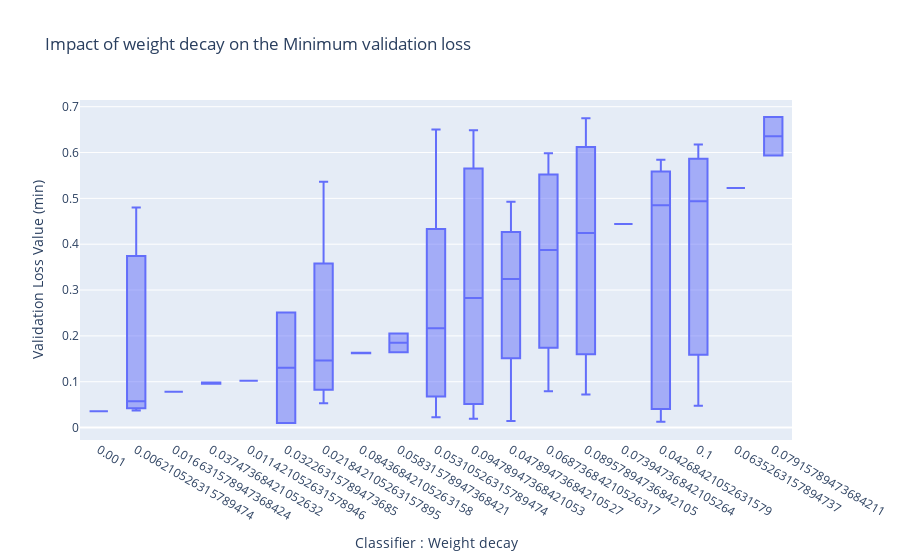

The code cell stored with this chart in its notebook:
### Code cell
fig = go.Figure(layout = {
   "xaxis":{
       "domain" : [0,1],
       "type" : "category",
        "categoryorder" : "median ascending",
       "title" : "Classifier : Weight decay"
    },
   "yaxis":{"title" : "Validation Loss Value (min)"},
   "title" : {"text" : "Impact of weight decay on the Minimum validation loss"},
})
fig.add_trace( go.Box(
                x = results["model_train_classifier_weight_decay"], 
                y = results["min_valid_loss"],
                xaxis='x',
                name = "Validation"
))

fig

### Figure 1 — Plotly figure (JSON) as saved in the notebook; plotly's stock layout.template omitted (floating-point values rounded to 4 significant figures)
{"data": [{"name": "Validation", "type": "box", "x": [0.006211, 0.05311, 0.04789, 0.08437, 0.06874, 0.07395, 0.08958, 0.06874, 0.04789, 0.04789, 0.07916, 0.001, 0.07916, 0.03226, 0.04268, 0.01663, 0.006211, 0.09479, 0.03747, 0.04268, 0.08437, 0.09479, 0.06353, 0.08958, 0.02184, 0.05832, 0.09479, 0.08958, 0.04268, 0.05311, 0.03226, 0.04268, 0.02184, 0.03747, 0.04789, 0.006211, 0.1, 0.05832, 0.09479, 0.04268, 0.05311, 0.05311, 0.05311, 0.1, 0.02184, 0.06874, 0.1, 0.01142, 0.06874, 0.02184], "xaxis": "x", "y": [0.05727, 0.2167, 0.2883, 0.1623, 0.5061, 0.4438, 0.4243, 0.07897, 0.01412, 0.4928, 0.5936, 0.03556, 0.6775, 0.2512, 0.01282, 0.07837, 0.03698, 0.4818, 0.09819, 0.584, 0.1632, 0.01906, 0.5226, 0.07188, 0.536, 0.2054, 0.6486, 0.6747, 0.55, 0.3611, 0.009936, 0.04974, 0.1799, 0.0953, 0.3604, 0.4802, 0.4939, 0.1644, 0.08339, 0.4852, 0.0227, 0.08245, 0.6501, 0.04738, 0.1123, 0.2688, 0.6173, 0.1023, 0.5985, 0.05307]}], "layout": {"title": {"text": "Impact of weight decay on the Minimum validation loss"}, "xaxis": {"categoryorder": "median ascending", "domain": [0, 1], "title": {"text": "Classifier : Weight decay"}, "type": "category"}, "yaxis": {"title": {"text": "Validation Loss Value (min)"}}}}
